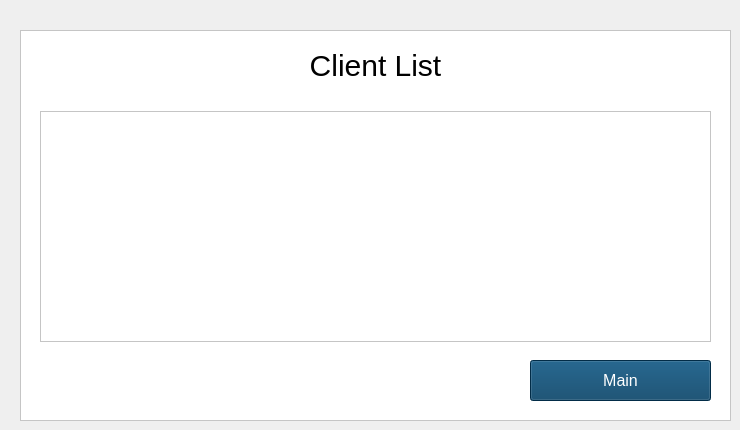
    <widget class="QWidget" name="client_list">
     <widget class="QListWidget" name="list_client_list">
      <property name="geometry">
       <rect>
        <x>50</x>
        <y>150</y>
        <width>321</width>
        <height>191</height>
       </rect>
      </property>
      <property name="styleSheet">
       <string notr="true">font-size:14px;
background-color: white;
color: black;</string>
      </property>
     </widget>
     <widget class="QFrame" name="frame">
      <property name="geometry">
       <rect>
        <x>20</x>
        <y>30</y>
        <width>711</width>
        <height>391</height>
       </rect>
      </property>
      <property name="styleSheet">
       <string notr="true">background-color: white
</string>
      </property>
      <property name="frameShape">
       <enum>QFrame::StyledPanel</enum>
      </property>
      <property name="frameShadow">
       <enum>QFrame::Raised</enum>
      </property>
      <widget class="QLabel" name="client_list_label_title">
       <property name="geometry">
        <rect>
         <x>20</x>
         <y>10</y>
         <width>671</width>
         <height>51</height>
        </rect>
       </property>
       <property name="styleSheet">
        <string notr="true">background-color: white;
color: black;
font-size: 30px;</string>
       </property>
       <property name="text">
        <string>Client List</string>
       </property>
       <property name="alignment">
        <set>Qt::AlignCenter</set>
       </property>
      </widget>
      <widget class="QPushButton" name="client_list_btn_main">
       <property name="geometry">
        <rect>
         <x>510</x>
         <y>330</y>
         <width>181</width>
         <height>41</height>
        </rect>
       </property>
       <property name="palette">
        <palette>
         <active>
          <colorrole role="WindowText">
           <brush brushstyle="SolidPattern">
            <color alpha="255">
             <red>255</red>
             <green>255</green>
             <blue>255</blue>
            </color>
           </brush>
          </colorrole>
          <colorrole role="Button">
           <brush brushstyle="SolidPattern">
            <color alpha="255">
             <red>3</red>
             <green>62</green>
             <blue>99</blue>
            </color>
           </brush>
          </colorrole>
          <colorrole role="Text">
           <brush brushstyle="SolidPattern">
            <color alpha="255">
             <red>255</red>
             <green>255</green>
             <blue>255</blue>
            </color>
           </brush>
          </colorrole>
          <colorrole role="ButtonText">
           <brush brushstyle="SolidPattern">
            <color alpha="255">
             <red>255</red>
             <green>255</green>
             <blue>255</blue>
            </color>
           </brush>
          </colorrole>
          <colorrole role="Base">
           <brush brushstyle="SolidPattern">
            <color alpha="255">
             <red>3</red>
             <green>62</green>
             <blue>99</blue>
            </color>
           </brush>
          </colorrole>
          <colorrole role="Window">
           <brush brushstyle="SolidPattern">
            <color alpha="255">
             <red>3</red>
             <green>62</green>
             <blue>99</blue>
            </color>
           </brush>
          </colorrole>
          <colorrole role="PlaceholderText">
           <brush brushstyle="NoBrush">
            <color alpha="128">
             <red>255</red>
             <green>255</green>
             <blue>255</blue>
            </color>
           </brush>
          </colorrole>
         </active>
         <inactive>
          <colorrole role="WindowText">
           <brush brushstyle="SolidPattern">
            <color alpha="255">
             <red>255</red>
             <green>255</green>
             <blue>255</blue>
            </color>
           </brush>
          </colorrole>
          <colorrole role="Button">
           <brush brushstyle="SolidPattern">
            <color alpha="255">
             <red>3</red>
             <green>62</green>
             <blue>99</blue>
            </color>
           </brush>
          </colorrole>
          <colorrole role="Text">
           <brush brushstyle="SolidPattern">
            <color alpha="255">
             <red>255</red>
             <green>255</green>
             <blue>255</blue>
            </color>
           </brush>
          </colorrole>
          <colorrole role="ButtonText">
           <brush brushstyle="SolidPattern">
            <color alpha="255">
             <red>255</red>
             <green>255</green>
             <blue>255</blue>
            </color>
           </brush>
          </colorrole>
          <colorrole role="Base">
           <brush brushstyle="SolidPattern">
            <color alpha="255">
             <red>3</red>
             <green>62</green>
             <blue>99</blue>
            </color>
           </brush>
          </colorrole>
          <colorrole role="Window">
           <brush brushstyle="SolidPattern">
            <color alpha="255">
             <red>3</red>
             <green>62</green>
             <blue>99</blue>
            </color>
           </brush>
          </colorrole>
          <colorrole role="PlaceholderText">
           <brush brushstyle="NoBrush">
            <color alpha="128">
             <red>255</red>
             <green>255</green>
             <blue>255</blue>
            </color>
           </brush>
          </colorrole>
         </inactive>
         <disabled>
          <colorrole role="WindowText">
           <brush brushstyle="SolidPattern">
            <color alpha="255">
             <red>255</red>
             <green>255</green>
             <blue>255</blue>
            </color>
           </brush>
          </colorrole>
          <colorrole role="Button">
           <brush brushstyle="SolidPattern">
            <color alpha="255">
             <red>3</red>
             <green>62</green>
             <blue>99</blue>
            </color>
           </brush>
          </colorrole>
          <colorrole role="Text">
           <brush brushstyle="SolidPattern">
            <color alpha="255">
             <red>255</red>
             <green>255</green>
             <blue>255</blue>
            </color>
           </brush>
          </colorrole>
          <colorrole role="ButtonText">
           <brush brushstyle="SolidPattern">
            <color alpha="255">
             <red>255</red>
             <green>255</green>
             <blue>255</blue>
            </color>
           </brush>
          </colorrole>
          <colorrole role="Base">
           <brush brushstyle="SolidPattern">
            <color alpha="255">
             <red>3</red>
             <green>62</green>
             <blue>99</blue>
            </color>
           </brush>
          </colorrole>
          <colorrole role="Window">
           <brush brushstyle="SolidPattern">
            <color alpha="255">
             <red>3</red>
             <green>62</green>
             <blue>99</blue>
            </color>
           </brush>
          </colorrole>
          <colorrole role="PlaceholderText">
           <brush brushstyle="NoBrush">
            <color alpha="128">
             <red>255</red>
             <green>255</green>
             <blue>255</blue>
            </color>
           </brush>
          </colorrole>
         </disabled>
        </palette>
       </property>
       <property name="font">
        <font>
         <pointsize>12</pointsize>
        </font>
       </property>
       <property name="styleSheet">
        <string notr="true">background-color: #033E63;
color: white</string>
       </property>
       <property name="text">
        <string>Main</string>
       </property>
      </widget>
      <widget class="QTableView" name="client_list_list">
       <property name="geometry">
        <rect>
         <x>20</x>
         <y>81</y>
         <width>671</width>
         <height>231</height>
        </rect>
       </property>
      </widget>
     </widget>
    </widget>
